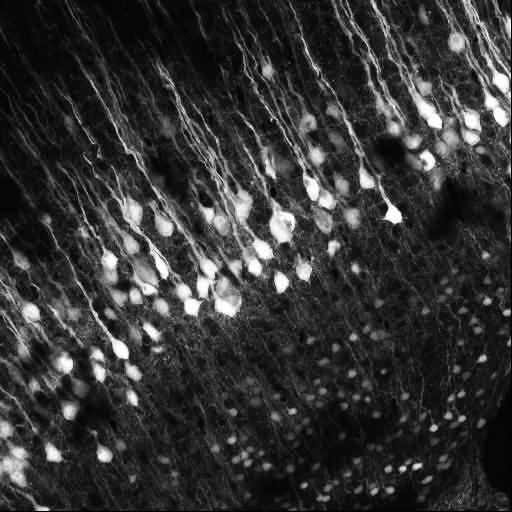
#> input picture data/cells.png, 512 x 512 px
$ jupyter execute fourier.ipynb   (shell and % lines are left out)
#> lines starting #> are read from the running program, lines starting #| are printed output that depends on the picture
# [Lab Session 3](fourier.ipynb)

[cell 1]
import numpy as np
import matplotlib.pyplot as plt

from skimage.transform import resize

**[Task 1 (a).]()** Load the first image, resize it to (256, 256) and display it.

[cell 2]
cell_img = plt.imread('data/cells.png')
#> cell_img is the input picture: shape (512, 512) float32; min 0, max 1, mean 0.206

[cell 3]
cell_img_r = resize(cell_img, (256, 256))

plt.figure()
plt.imshow(cell_img_r, cmap="gray")
plt.colorbar()

**[Task 1 (b).]()** Apply the fast Fourier transform and check the data type of the result.

[cell 4]
cell_ft = np.fft.fft2(cell_img_r)
print(cell_ft.dtype)
#| complex128

**[Task 1 (c).]()** Extract the phase and amplitude and display them.

[cell 5]
amplitude = np.abs(cell_ft)
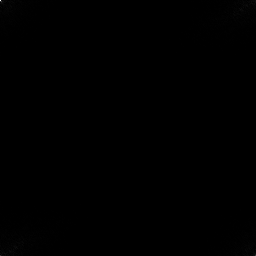
#> amplitude: shape (256, 256) float64; min 0.0346, max 13495.3, mean 18.2; drawn with min black and max white
phase = np.angle(cell_ft)
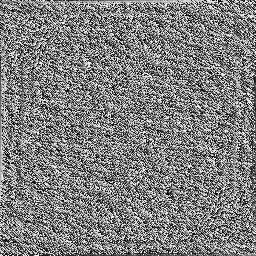
#> phase: shape (256, 256) float64; min -3.14, max 3.14, mean 1.65e-17; drawn with min black and max white

[cell 6]
plt.figure()
plt.subplot(1, 2, 1)
plt.imshow(np.log(amplitude), 'gray')
plt.subplot(1, 2, 2)
plt.imshow(phase, 'gray')

**[Task 1 (d).]()** Do a shift so that zero is displayed in the center of the image and show amplitude and phase again.

[cell 7]
cell_ft_shift = np.fft.fftshift(cell_ft)

amplitude_shift = np.abs(cell_ft_shift)
phase_shift = np.angle(cell_ft_shift)
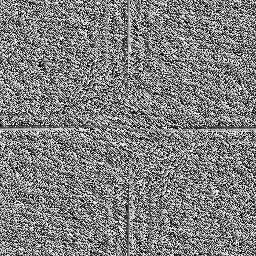
#> phase_shift: shape (256, 256) float64; min -3.14, max 3.14, mean 1.56e-17; drawn with min black and max white

plt.figure()
plt.subplot(1, 2, 1)
plt.imshow(np.log(amplitude_shift), 'gray')
plt.subplot(1, 2, 2)
plt.imshow(phase_shift, 'gray')

**[Task 1 (e).]()** Apply the inverse FFT and display the restored image.

[cell 8]
cell_restored = np.fft.ifft2(np.fft.ifftshift(cell_ft_shift))

plt.figure()
plt.imshow(cell_restored.real, "gray")

---

**[Task 2 (a).]()** Load the brain MR image.

[cell 9]
brain_mri = resize(plt.imread("data/brain_mri.png"), (256, 256))
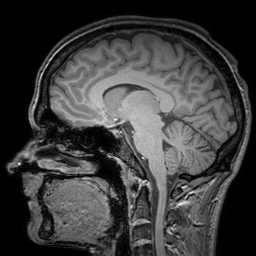
#> input picture data/brain_mri.png, 256 x 256 px
#> brain_mri is the input picture: shape (256, 256) float32; min 0, max 1, mean 0.239

plt.figure()
plt.imshow(brain_mri, "gray")

**[Task 2 (b).]()** Apply the FFT, do a shift, extract amplitude and phase.

[cell 10]
brain_ft = np.fft.fft2(brain_mri)

brain_ft_shift = np.fft.fftshift(brain_ft)

amplitude_brain_shift = np.abs(brain_ft_shift)
phase_brain_shift = np.angle(brain_ft_shift)
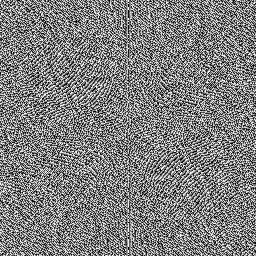
#> phase_brain_shift: shape (256, 256) float64; min -3.14, max 3.14, mean 0.000144; drawn with min black and max white

plt.figure()
plt.subplot(1, 2, 1)
plt.imshow(np.log(amplitude_brain_shift), 'gray')
plt.subplot(1, 2, 2)
plt.imshow(phase_brain_shift, 'gray')

[cell 11]
def to_complex_array(amplitude_array, phase_array):
    return amplitude_array * np.exp(1j * phase_array)

**[Task 2 (c).]()** Merge the amplitude of the brain MR image and the phase of cell image. Do the IFFT and display the resulting image.

[cell 12]
brain_restore = np.fft.ifft2(np.fft.ifftshift(to_complex_array(amplitude_brain_shift, phase_shift)))

plt.figure()
plt.imshow(brain_restore.real, "gray")
# muss noch korrigiert werden

**[Task 2 (d).]()** Repeat this with the amplitude of the cells and the phase of the brain.

[cell 13]
print(amplitude.shape)
#| (256, 256)
print(phase_brain_shift.shape)
#| (256, 256)

[cell 14]
brain_cell_restore = np.fft.ifft2(np.fft.ifftshift(to_complex_array(amplitude_shift, phase_brain_shift)))

plt.figure()
plt.imshow(brain_cell_restore.real, "gray")

It seems that the phase contains more information, because the image of the brain is still clearly visible even though the amplitude of the cell image was used.

---

**[Task 3 (a).]()** Create a lowpass filter mask.

[cell 15]
filter_window_size = 50

[cell 16]
filter_mask_low = resize(np.array([0]), (256, 256))

filter_mask_low[103:153, 103:153] = 1

plt.figure()
plt.imshow(filter_mask_low, "gray")

**[Task 3 (b).]()** Create a highpass filter maks.

[cell 17]
filter_mask_high = 1 - filter_mask_low

plt.figure()
plt.imshow(filter_mask_high, "gray")

**[Task 3 (c).]()** Apply the lowpass and highpass filter mask to the amplitude of the brain and display the results.

[cell 18]
amplitude_brain_low = filter_mask_low * amplitude_brain_shift
amplitude_brain_high = filter_mask_high * amplitude_brain_shift
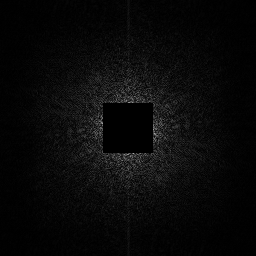
#> amplitude_brain_high: shape (256, 256) float64; min 0, max 171.2, mean 9.4

plt.figure()
plt.subplot(1, 3, 1)
plt.imshow(np.log(amplitude_brain_shift), "gray")
plt.subplot(1, 3, 2)
plt.imshow(np.log(amplitude_brain_low), "gray")
plt.subplot(1, 3, 3)
plt.imshow(np.log(amplitude_brain_high), "gray")

**[Task 3 (d).]()** Apply the mask to the amplitude, merge the result with the phase and restore the image.

[cell 19]
brain_low = np.fft.ifft2(np.fft.ifftshift(to_complex_array(amplitude_brain_low, phase_brain_shift)))
brain_high = np.fft.ifft2(np.fft.ifftshift(to_complex_array(amplitude_brain_high, phase_brain_shift)))

plt.figure()
plt.subplot(1, 3, 1)
plt.imshow(brain_mri, "gray")
plt.subplot(1, 3, 2)
plt.imshow(brain_low.real, "gray")
plt.subplot(1, 3, 3)
plt.imshow(brain_high.real, "gray")
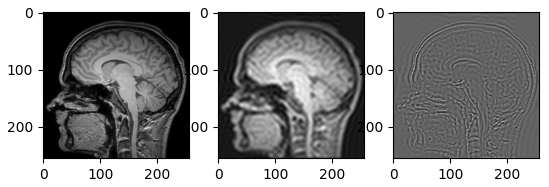
#> figure drawn by matplotlib, 3 panels

---

**[Task 4 (a).]()** Implement a function that computes the 2D-DFT.

[cell 20]
def twod_dft(img) :
    dft = np.zeros(img.shape, dtype=np.complex64)
    M, N = img.shape
#> M = 50; N = 50
    for u in range(M) :
        for v in range(N) :
            s = []
            for x in range(M) :
                for y in range(N) :
                    s.append(img[x, y] * np.exp(-2*1j*np.pi*(((x)*(u) / (M)) + ((y)*(v) / (N)))))

            dft[u, v] = (1 / (M * N)) * sum(s)
    return dft

**[Task 4 (b).]()** Implement a function that computes the 2D-IDFT.

[cell 21]
def inverse_dft(dft) :
    idft = np.zeros(dft.shape, dtype=np.complex64)
    M, N = dft.shape
    for u in range(M) :
        for v in range(N) :
            s = []
            for x in range(M) :
                for y in range (N) :
                    s.append(dft[x,y] * np.exp(2*1j*np.pi*(((x) * (u) / (M)) + ((y) * (v) / (N)))))
            idft[u, v] = sum(s)
    return idft

Due to high computational costs, we need to resize the image.

[cell 22]
test_img = resize(brain_mri, (50, 50))
plt.imshow(test_img, 'gray')

**[Task 4 (c).]()** Apply your DFT implementation to the image and display amplitude and phase.

[cell 23]
brain_ft_test = twod_dft(test_img)

brain_ft_test_shift = np.fft.fftshift(brain_ft_test)

amplitude_brain_shift_test = np.abs(brain_ft_test_shift)
phase_brain_shift_test = np.angle(brain_ft_test_shift)
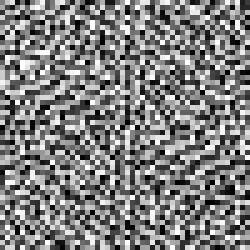
#> phase_brain_shift_test: shape (50, 50) float32 (shown 5 times larger); min -3.14, max 3.14, mean 0; drawn with min black and max white

plt.figure()
plt.subplot(1, 2, 1)
plt.imshow(np.log(amplitude_brain_shift_test), 'gray')
plt.subplot(1, 2, 2)
plt.imshow(phase_brain_shift_test, 'gray')
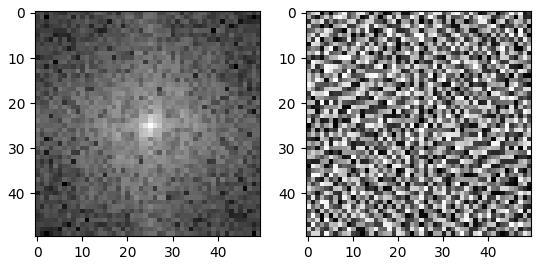
#> figure drawn by matplotlib, 2 panels

**[Task 4 (d).]()** Reconstruct the image using your IDFT implementation and display it.

[cell 24]
brain_test_restore = inverse_dft(np.fft.ifftshift(to_complex_array(amplitude_brain_shift_test, phase_brain_shift_test)))

plt.figure()
plt.subplot(1, 2, 1)
plt.imshow(brain_test_restore.real, "gray")
plt.subplot(1, 2, 2)
plt.imshow(test_img, "gray")
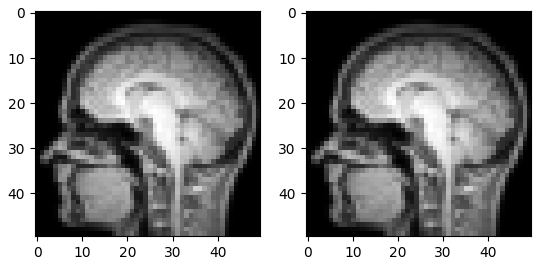
#> figure drawn by matplotlib, 2 panels
